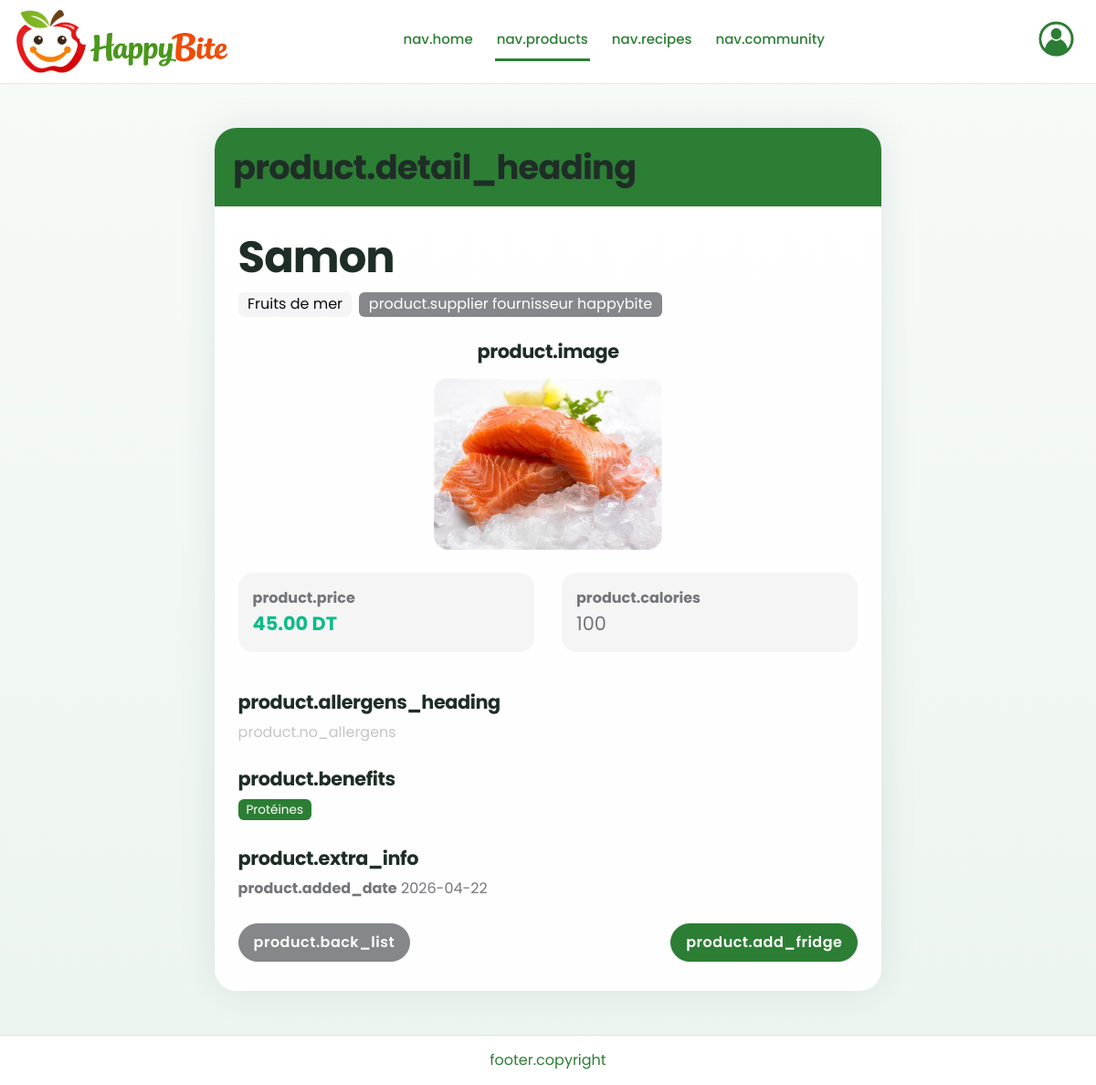
The page /FrontOffice/Detail-Produit.php?id=25 on the database its author committed.
### tables this page shows
CREATE TABLE `produit` (
  `id_produit` int(11) NOT NULL,
  `id_categorie` int(11) NOT NULL,
  `allergene` text DEFAULT NULL,
  `benefices` text DEFAULT NULL,
  `calories` int(11) DEFAULT NULL,
  `date_ajout` date DEFAULT curdate(),
  `nom` varchar(150) NOT NULL,
  `prix` decimal(10,2) NOT NULL,
  `image` varchar(255) DEFAULT NULL,
  `id_utilisateur` int(11) NOT NULL,
  `promo` decimal(10,2) DEFAULT NULL
);

CREATE TABLE `categorie` (
  `id_categorie` int(11) NOT NULL,
  `nom` varchar(255) NOT NULL,
  `description` text DEFAULT NULL
);

### Controllers/UserSettingsService.php (called while the page is built, shortened)
<?php
function user_settings_supported_languages(): array
{
    return ['fr' => 'Français', 'en' => 'English'];
}

### Controllers/ProduitController.php (called while the page is built, shortened)
<?php
class ProduitController
{
    public function showProduitDetails($id)
    {
        $sql = "SELECT
                    p.id_produit,
                    p.nom,
                    p.prix,
                    p.promo,
                    p.image,
                    p.allergene,
                    p.benefices,
                    p.calories,
                    p.date_ajout,
                    p.id_utilisateur,
                    p.id_categorie,
                    c.nom AS nom_categorie,
                    CONCAT(u.nom, ' ', u.prenom) AS nom_fournisseur
                FROM produit p
                INNER JOIN categorie c ON p.id_categorie = c.id_categorie
                INNER JOIN utilisateur u ON p.id_utilisateur = u.id_utilisateur
                WHERE p.id_produit = :id";
        $db = Config::getConnexion();
        try {
            $query = $db->prepare($sql);
            $query->execute([
                'id' => $id
            ]);
            return $query->fetch(PDO::FETCH_ASSOC);
        } catch (Exception $e) {
            echo 'Erreur : ' . $e->getMessage();
            return false;
        }
    }
}
?>

### FrontOffice/Detail-Produit.php (the view, shortened to what this page needs)
<?php
require_once __DIR__ . '/includes/fo_i18n.php';
include __DIR__ . '/../Controllers/ProduitController.php';
$produitController = new ProduitController();
$id = intval($_GET['id']);
$produit = $produitController->showProduitDetails($id);
$allergenes = array_filter(array_map('trim', explode(',', $produit['allergene'] ?? '')));
$benefices = array_filter(array_map('trim', explode(',', $produit['benefices'] ?? '')));
$isPromo = isset($produit['promo']) && $produit['promo'] !== null && $produit['promo'] !== '';
    ?>
<!DOCTYPE html>
<html lang="<?php echo fo_html_lang_attr(); ?>">
<head>
    <?php require_once __DIR__ . '/includes/hb_brand_head.php'; hb_brand_render_head(); ?>
    <link rel="stylesheet" type="text/css" href="/Views/assets/vendor/bootstrap/css/bootstrap.min.css">
    <link rel="stylesheet" href="css/style-original-views.css">
</head>
<body>
<?php
require __DIR__ . '/includes/nav_front.php';
?>
<div class="container py-5">
    <div class="row justify-content-center">
        <div class="col-lg-8">
            <div class="card shadow border-0 rounded-4">
                <div class="card-header bg-success text-white rounded-top-4">
                    <h3 class="mb-0"><?php echo fo_e('product.detail_heading'); ?></h3>
                </div>
                <div class="card-body p-4">
                    <div class="mb-4">
                        <h2 class="fw-bold mb-2"><?php echo fo_db_e((string) $produit['nom']); ?></h2>
                        <div class="d-flex flex-wrap gap-2">
                            <span class="badge bg-light text-dark fs-6">
                                <?php echo fo_db_e((string) $produit['nom_categorie']); ?>
                            </span>
                            <span class="badge bg-secondary fs-6">
                                <?php echo fo_e('product.supplier'); ?> <?php echo fo_db_e((string) ($produit['nom_fournisseur'] ?? fo_t('product.supplier_unknown'))); ?>
                            </span>
                        </div>
                    </div>
                    <div class="mb-4 text-center">
                        <h5 class="fw-bold mb-3"><?php echo fo_e('product.image'); ?></h5>
                        <?php if (!empty($produit['image'])) { ?>
                            <img
                                src="/uploads/<?php echo htmlspecialchars($produit['image']); ?>"
                                alt="<?php echo fo_db_e((string) $produit['nom']); ?>"
                                style="max-width: 250px; max-height: 250px; object-fit: cover; border-radius: 16px;"
                            >
                        <?php } else { ?>
                            <p class="text-muted mb-0"><?php echo fo_e('product.no_image'); ?></p>
                        <?php } ?>
                    </div>
                    <div class="row mb-4">
                        <div class="col-md-6 mb-3">
                            <div class="p-3 bg-light rounded-3 h-100">
                                <strong><?php echo fo_e('product.price'); ?></strong><br>
                                <?php if ($isPromo) { ?>
                                    <span class="promo-old-price fs-6">
                                        <?php echo htmlspecialchars((string) $produit['prix']); ?> DT
                                    </span>
                                    <span class="promo-new-price fs-5">
                                        <?php echo htmlspecialchars((string) $produit['promo']); ?> DT
                                    </span>
                                <?php } else { ?>
                                    <span class="text-success fs-5 fw-bold">
                                        <?php echo htmlspecialchars((string) $produit['prix']); ?> DT
                                    </span>
                                <?php } ?>
                            </div>
                        </div>
                        <div class="col-md-6 mb-3">
                            <div class="p-3 bg-light rounded-3 h-100">
                                <strong><?php echo fo_e('product.calories'); ?></strong><br>
                                <span class="fs-5">
                                    <?php echo htmlspecialchars((string) ($produit['calories'] ?? fo_t('fridge.undefined'))); ?>
                                </span>
                            </div>
                        </div>
                    </div>
                    <div class="mb-4">
                        <h5 class="fw-bold"><?php echo fo_e('product.allergens_heading'); ?></h5>
                        <?php if (!empty($allergenes)) { ?>
                            <?php foreach ($allergenes as $item) { ?>
                                <span class="badge bg-danger me-1 mb-1"><?php echo fo_db_e($item); ?></span>
                            <?php } ?>
                        <?php } else { ?>
                            <p class="text-muted mb-0"><?php echo fo_e('product.no_allergens'); ?></p>
                        <?php } ?>
                    </div>
                    <div class="mb-4">
                        <h5 class="fw-bold"><?php echo fo_e('product.benefits'); ?></h5>
                        <?php if (!empty($benefices)) { ?>
                            <?php foreach ($benefices as $item) { ?>
                                <span class="badge bg-success me-1 mb-1"><?php echo fo_db_e($item); ?></span>
                            <?php } ?>
                        <?php } else { ?>
                            <p class="text-muted mb-0"><?php echo fo_e('product.no_benefits'); ?></p>
                        <?php } ?>
                    </div>
                    <div class="mb-4">
                        <h5 class="fw-bold"><?php echo fo_e('product.extra_info'); ?></h5>
                        <p class="mb-0">
                            <strong><?php echo fo_e('product.added_date'); ?></strong>
                            <?php echo htmlspecialchars((string) $produit['date_ajout']); ?>
                        </p>
                    </div>
                    <div class="d-flex justify-content-between">
                        <a href="List-Produit.php" class="btn btn-secondary rounded-pill"><?php echo fo_e('product.back_list'); ?></a>
                        <a href="#" class="btn btn-success rounded-pill"><?php echo fo_e('product.add_fridge'); ?></a>
                    </div>
                </div>
            </div>
        </div>
    </div>
</div>
<footer>
    <?php echo fo_e('footer.copyright'); ?>
</footer>
</body>
</html>

### rows shown on the page
produit: nom "Samon", id_categorie.nom "Fruits de mer", image (picture), prix "45.00", calories "100", benefices "Protéines", date_ajout "2026-04-22"

### other values the page prints
fo_e('nav.home') "nav.home"
fo_e('nav.products') "nav.products"
fo_e('nav.recipes') "nav.recipes"
fo_e('nav.community') "nav.community"
fo_e('product.detail_heading') "product.detail_heading"
fo_e('product.supplier') "product.supplier"
fo_e('product.image') "product.image"
fo_e('product.price') "product.price"
fo_e('product.calories') "product.calories"
fo_e('product.allergens_heading') "product.allergens_heading"
fo_e('product.no_allergens') "product.no_allergens"
fo_e('product.benefits') "product.benefits"
fo_e('product.extra_info') "product.extra_info"
fo_e('product.added_date') "product.added_date"
fo_e('product.back_list') "product.back_list"
